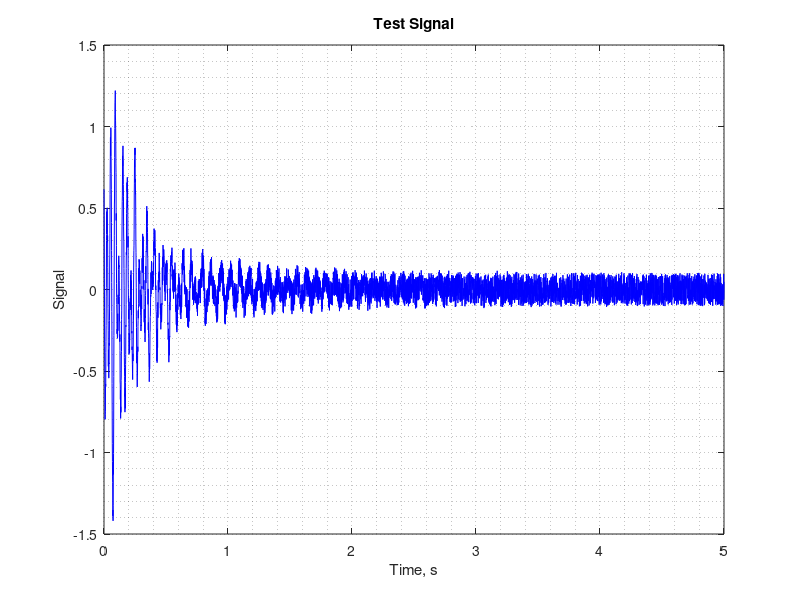

The MATLAB script that drew this image: (Note: this script raises an error after producing the figure.)
%% ERA Demo Script
% Created by : R Cheung
% Contact: r.c.m.cheung@bristol.ac.uk
% Date: Oct 2019
%
% Generate a predefined signal and use ERA to confirm freq & damping of the
% generated signal
%% ERA Method select
SW = 3; % ERA = 1, ERA-DC = 2, ERA using correlated input = 3
%% Generate test signal
f = [13.0,20.0,31.0]; % sine freq
a = [0.2,0.7,1.0]; % amplitude
z = [0.01,0.03,0.02]; % damping ratio
phi = 2*pi*[0.0,0.3,-0.5]; % phase
% main signal
samplingRate = 1000; % Hz
tEnd = 5.0; % end time, s
dt = 1/samplingRate;
t = 0:dt:tEnd;
y = zeros(size(t));
for ii = 1:length(f)
    w = 2*pi*f(ii);
    y = y+a(ii)*exp(-z(ii)*w*t).*sin(w*t+phi(ii));
end
% add noise
nzA = 0.1; % amplitude of noise
rng(61243998); % specify seed
nz = nzA*2*(rand(size(y))-0.5);
y = y+nz;
%% Plot generated signal
figure(1);
clf;
plot(t,y,'b-')
grid minor
xlabel('Time, s')
ylabel('Signal')
title('Test Signal')
%% Perform ERA
% For explanation of parameters, consult:
% Juang, Jer-Nan, Applied System Identification, 1994
fmax = 50.0; % lowpass filter corner freq
switch(SW)
    case(1)
        % ERA
        alpha = 80; % Hankel Matrix Num of Rows Multiplier
        [fSelected,dSelected] = farg.era.runERA(y',samplingRate,fmax,alpha);
    case(2)
        % ERA-DC
        alpha = 30; % Hankel Matrix Num of Rows Multiplier
        tau = 30; % number of sample lag
        xi = 4;
        zeta = 8;
        [fSelected,dSelected] = farg.era.runERADC(y',samplingRate,fmax,alpha,tau,xi,zeta);
    case(3)
        % ERA using correlated input
        nCorrel = 200; % Number of correlations
        alpha = 50; % Hankel Matrix Num of Rows Multiplier
        [fSelected,dSelected] = farg.era.runERACorrel(y',samplingRate,fmax,alpha,nCorrel);
end
%% Print results
fprintf('Input Freq(Hz) Input Damping(%%) ERA Freq(Hz) ERA Damping(%%)\n')
fprintf('%13.3f %16.2f %12.3f %14.2f\n',[f;z*100;[fSelected,dSelected]']);